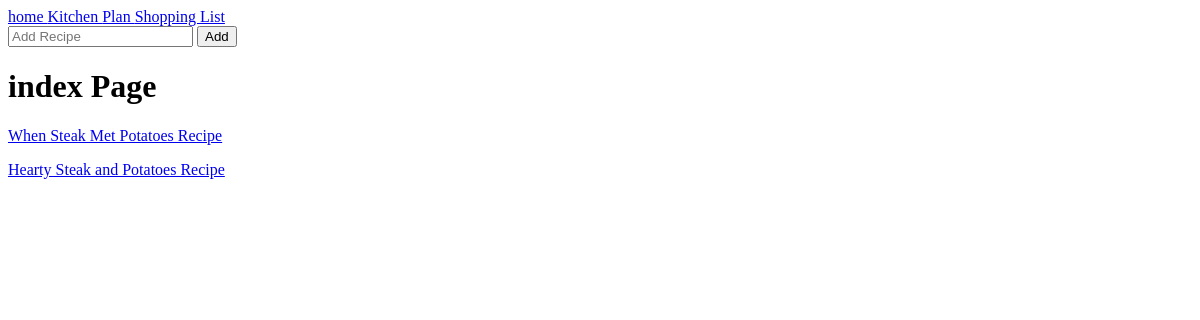
Page /meal/ on the earlier database version.
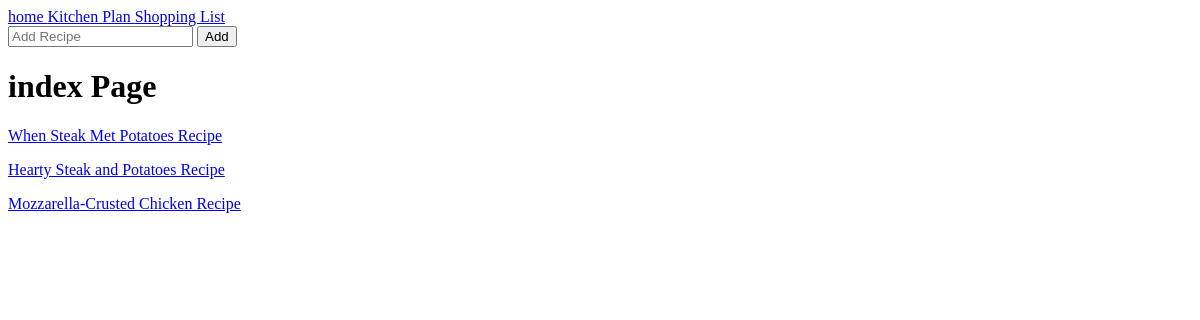
Same page on the later database version.
### MealPlanner/models.py (models this page shows)
class Meals(models.Model):
    title            = models.CharField(max_length=120, unique=True)
    imageUrl        = models.URLField(null=True)
    mealUrl          = models.URLField(null=True)
    def __str__(self):
        return self.title

### MealPlanner/views.py (the view)
# urls.py: path('', views.landing_page),
def landing_page(request):
    meals = []
    if Meals.objects.all():
        for x in Meals.objects.all():
            meals.append(x)
    else:
        meals = ['No Meals found. Add some!']
    context = {
        'meals':meals
    }
    return render(request, 'index.html', context)

### MealPlanner/templates/index.html
{% include 'baseLayout.html' %}
<h1>index Page</h1>
<body>
    {% for x in meals %}
        <a href="{% url 'meal' x.title %}" class='linkss'>
            <p>{{x}}</p>
        </a>
    {% endfor %}
</body>

Differences in the rows shown:
added Meals: title "Mozzarella-Crusted Chicken Recipe"
